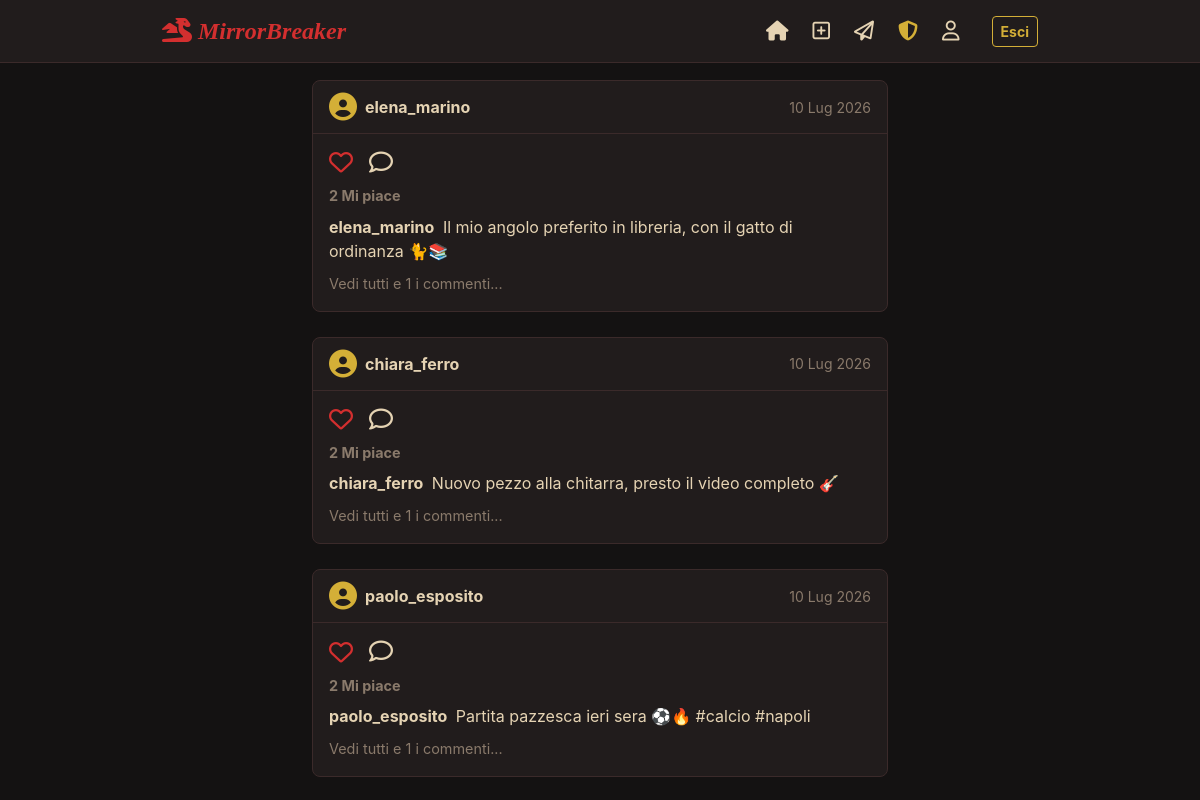
The app's page /posts/ (signed in, upper part), older data.
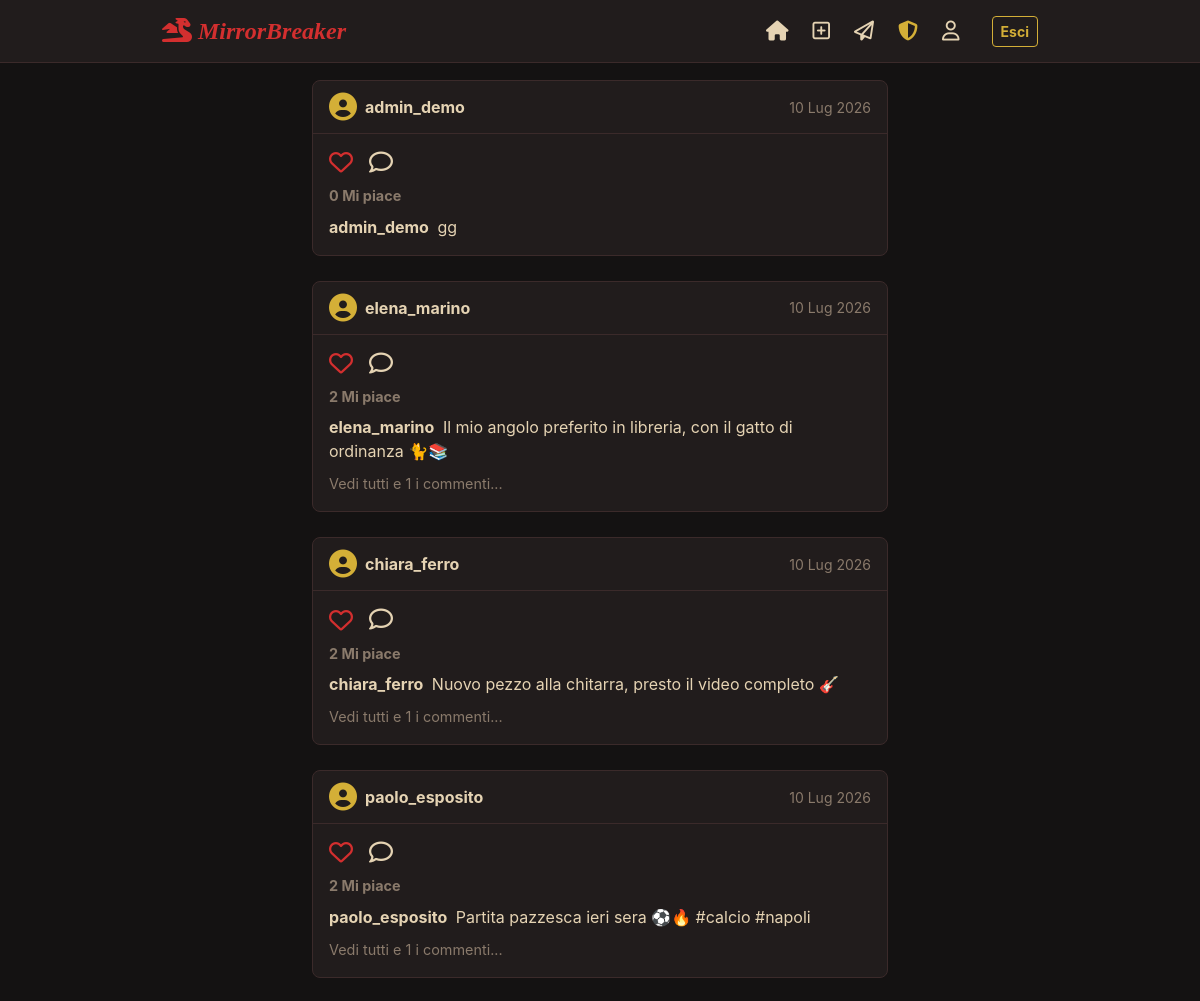
The same page, newer data.
### posts/models.py (models this page shows, shortened)
class Post(models.Model):
    autore         = models.ForeignKey(
        settings.AUTH_USER_MODEL,       # <-- mai importare CustomUser direttamente
        on_delete=models.CASCADE,
        related_name='posts',           # user.posts.all()
    )
    caption        = models.TextField(max_length=2200, blank=True)
    data_creazione = models.DateTimeField(default=timezone.now)
    aggiornato_il  = models.DateTimeField(auto_now=True)
    archiviato     = models.BooleanField(default=False)
    eliminato_da_moderatore = models.BooleanField(default=False)
    like       = models.ManyToManyField(settings.AUTH_USER_MODEL, related_name='post_con_like',  blank=True)
    salvati_da = models.ManyToManyField(settings.AUTH_USER_MODEL, related_name='post_salvati',   blank=True)
    class Meta:
        ordering = ['-data_creazione']
    @property
    def num_like(self):
        return self.like.count()
    @property
    def num_commenti(self):
        return self.commenti.filter(risposta_a__isnull=True).count()

### users/models.py (models this page shows, shortened)
class CustomUser(AbstractUser):
    ROLE_CHOICES = (
        ('standard',  'Utente Standard'),
        ('moderator', 'Moderatore'),
    )
    ruolo = models.CharField(max_length=20, choices=ROLE_CHOICES, default='standard')
    immagine_profilo = models.ImageField(upload_to='avatars/', null=True, blank=True)
    bio              = models.TextField(max_length=500, blank=True)
    link_sito        = models.URLField(max_length=200, blank=True)
    data_nascita     = models.DateField(null=True, blank=True)
    account_privato  = models.BooleanField(default=False)
    is_banned        = models.BooleanField(default=False)   # gestito dal moderatore
    following = models.ManyToManyField(
        'self',
        symmetrical=False,
        related_name='followers',
        blank=True,
    )
    richieste_follow = models.ManyToManyField(
        'self',
        symmetrical=False,
        related_name='richieste_in_arrivo',
        blank=True,
    )
    @property
    def is_moderator(self):
        return self.ruolo == 'moderator'

### posts/views.py (the view, shortened to what this page needs)
# urls.py: path('',                              views.FeedView.as_view(),               name='feed'),
class FeedView(LoginRequiredMixin, ListView):
    model               = Post
    template_name       = 'posts/feed.html'
    context_object_name = 'post_list'
    paginate_by         = 12
    def get_queryset(self):
        base = Post.objects.filter(archiviato=False, eliminato_da_moderatore=False)
        if self.request.user.is_moderator or self.request.user.is_superuser:
            return base.prefetch_related('media', 'like', 'commenti', 'autore')
    def get_context_data(self, **kwargs):
        context = super().get_context_data(**kwargs)
        context['vista_generale'] = self.request.user.is_moderator or self.request.user.is_superuser
        return context

### templates/posts/feed.html (shortened to what this page needs)
{% extends 'base.html' %}
{% load static %}
{% block content %}
<div class="feed-container mt-4">
    {% for post in post_list %}
        <div class="post-card">
            <div class="post-header d-flex justify-content-between align-items-center">
                <a href="#" class="d-flex align-items-center text-decoration-none">
                    <i class="fa-solid fa-circle-user fs-3 me-2" style="color: var(--kiki-gold);"></i>
                    <span class="fw-bold">{{ post.autore.username }}</span>
                </a>
                <small class="text-muted">{{ post.data_creazione|date:"d M Y" }}</small>
            </div>
            <div class="p-3">
                <div class="d-flex gap-3 mb-2">
                    <form action="{% url 'posts:toggle_like' post.pk %}" method="POST" class="d-inline">
                        <button type="submit" class="btn p-0 border-0 bg-transparent shadow-none" style="color: var(--kiki-red);">
                            {% if request.user in post.like.all %}
                                <i class="fa-solid fa-heart fs-4"></i>
                            {% else %}
                                <i class="fa-regular fa-heart fs-4"></i>
                            {% endif %}
                        </button>
                    </form>
                    <a href="{% url 'posts:dettaglio' post.pk %}" style="color: var(--kiki-text-main);">
                        <i class="fa-regular fa-comment fs-4"></i>
                    </a>
                </div>
                <div class="fw-bold mb-2 text-muted" style="font-size: 0.9rem;">
                    {{ post.num_like }} Mi piace
                </div>
                <div>
                    <a href="#" class="fw-bold text-decoration-none me-1" style="color: var(--kiki-text-main);">{{ post.autore.username }}</a>
                    <span>{{ post.caption }}</span>
                </div>
                {% if post.num_commenti > 0 %}
                    <div class="mt-2">
                        <a href="{% url 'posts:dettaglio' post.pk %}" class="text-muted text-decoration-none" style="font-size: 0.9rem;">
                            Vedi tutti e {{ post.num_commenti }} i commenti...
                        </a>
                    </div>
                {% endif %}
            </div>
        </div>
    {% empty %}
        <div class="text-center mt-5 p-5 post-card">
            <i class="fa-solid fa-ghost fs-1 mb-3" style="color: var(--kiki-text-muted);"></i>
            <h4 style="color: var(--kiki-gold);">Il vuoto assoluto...</h4>
            <p class="text-muted">Il tuo feed è vuoto. Segui qualcuno o pubblica il tuo primo post per riempirlo!</p>
        </div>
    {% endfor %}
</div>
{% endblock %}

Row changes from the older to the newer data that the page shows:
added Post: autore.username "admin_demo", data_creazione "10 Lug 2026", num_like "0", caption "gg"
